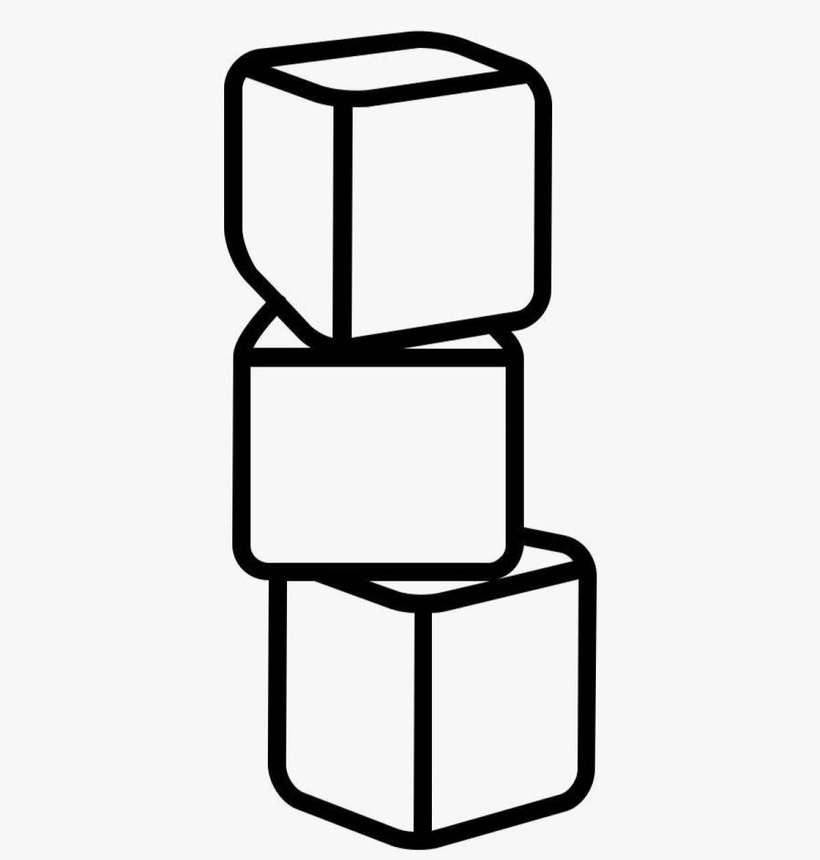
#> input picture harris/Test.jpg, 820 x 860 px, shrunk from 1200 x 1258 before the run
$ python harris.py   (older library calls are emulated)
#> lines starting #> are read from the running program, lines starting #| are printed output that depends on the picture; after the words box and inside, x2 and y2 are one past the last pixel; in counts of white or black regions, pixels touching at a corner belong together
#> the answer given: Test.jpg
#> the answer given: 100
#> the answer given: _cpu.png.png
#> in process_image, original_img is the input picture: shape (860, 820); min 0, max 255, mean 222.9
import cv2
import numpy as np
import cupy as cp
import time

# Функция для вычисления углов методом Харриса
def compute_harris_corners(input_img, corner_thresh):
    # Преобразуем изображение в тип float32
#> called with corner_thresh = 100
    grayscale_img = np.float32(input_img)

    # Градиенты по направлениям X и Y
    gradient_x = cv2.Sobel(grayscale_img, cv2.CV_64F, 1, 0, ksize=3)
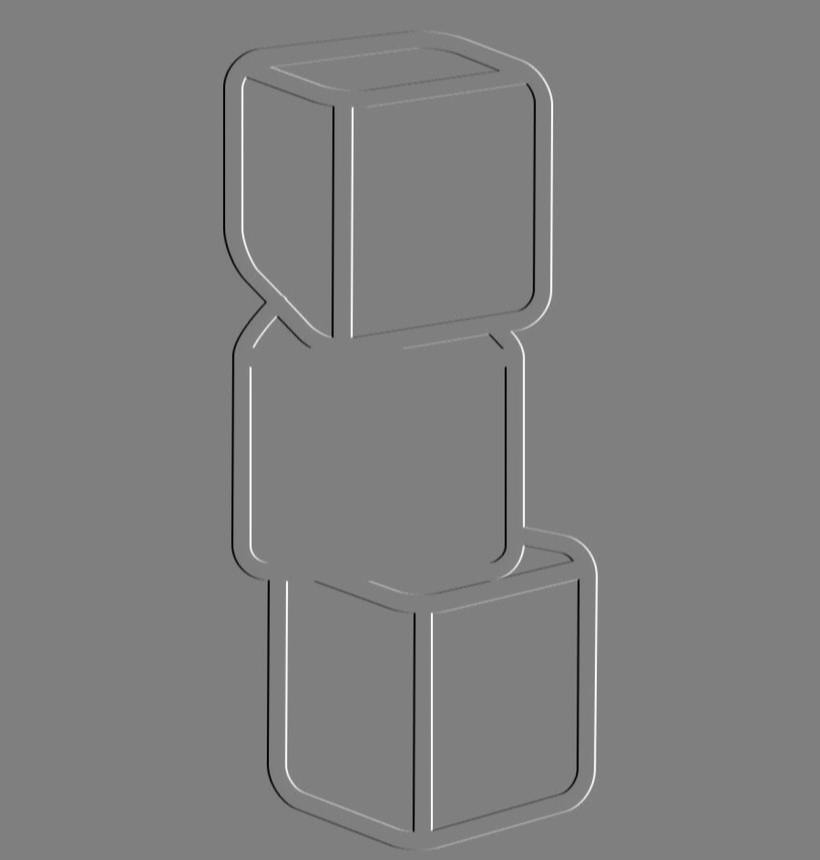
#> gradient_x: shape (860, 820) float64; min -1020, max 1020, mean 0; drawn with min black and max white
    gradient_y = cv2.Sobel(grayscale_img, cv2.CV_64F, 0, 1, ksize=3)

    # Вычисление элементов матрицы
    grad_xx = gradient_x ** 2
    grad_yy = gradient_y ** 2
    grad_xy = gradient_x * gradient_y

    # Применение размытия Гаусса
    grad_xx = cv2.GaussianBlur(grad_xx, (5, 5), sigmaX=1)
    grad_yy = cv2.GaussianBlur(grad_yy, (5, 5), sigmaX=1)
    grad_xy = cv2.GaussianBlur(grad_xy, (5, 5), sigmaX=1)
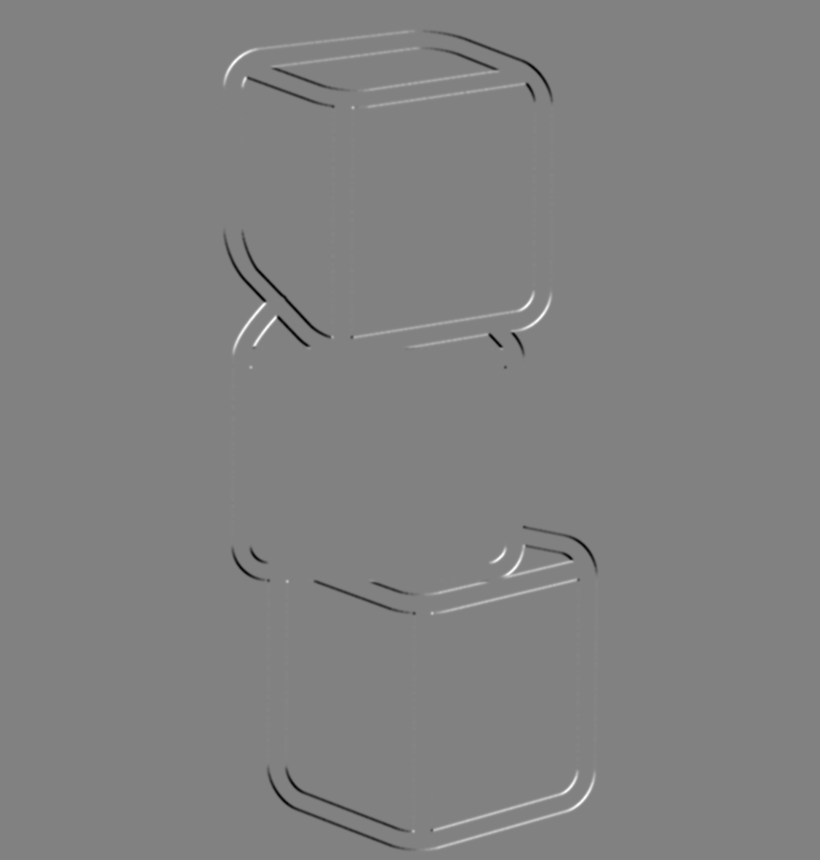
#> grad_xy: shape (860, 820) float64; min -235221.9, max 226632.6, mean -111.7; drawn with min black and max white

    # Вычисление детерминанта и следа матрицы
    determinant = grad_xx * grad_yy - grad_xy ** 2
    trace = grad_xx + grad_yy
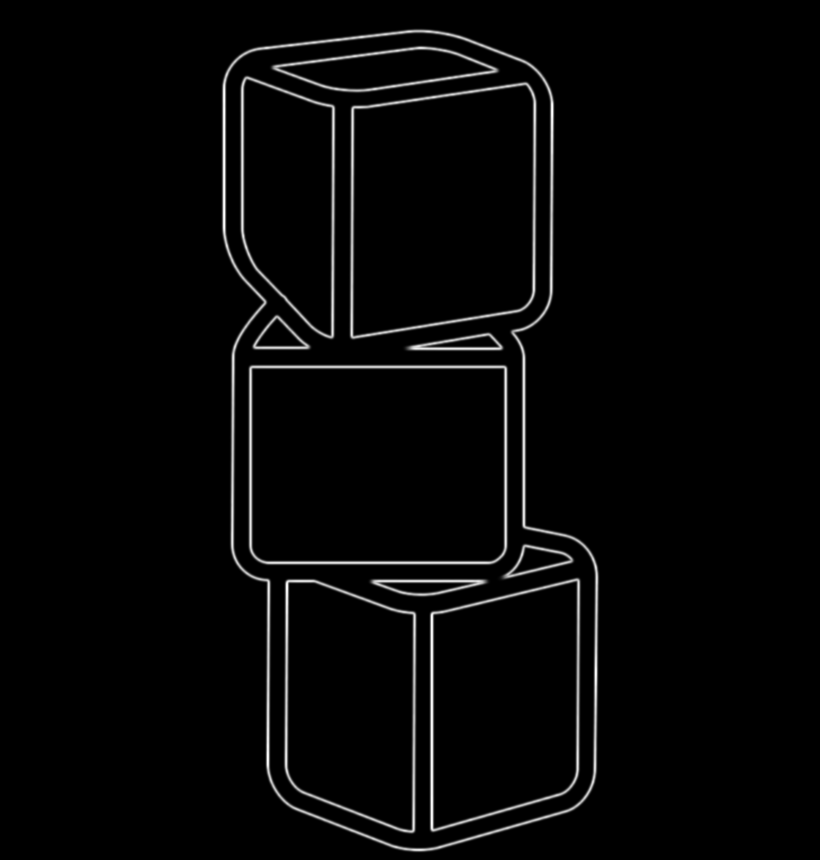
#> trace: shape (860, 820) float64; min 0, max 598590.2, mean 14415.9; drawn with min black and max white
    response = determinant - 0.04 * (trace ** 2)
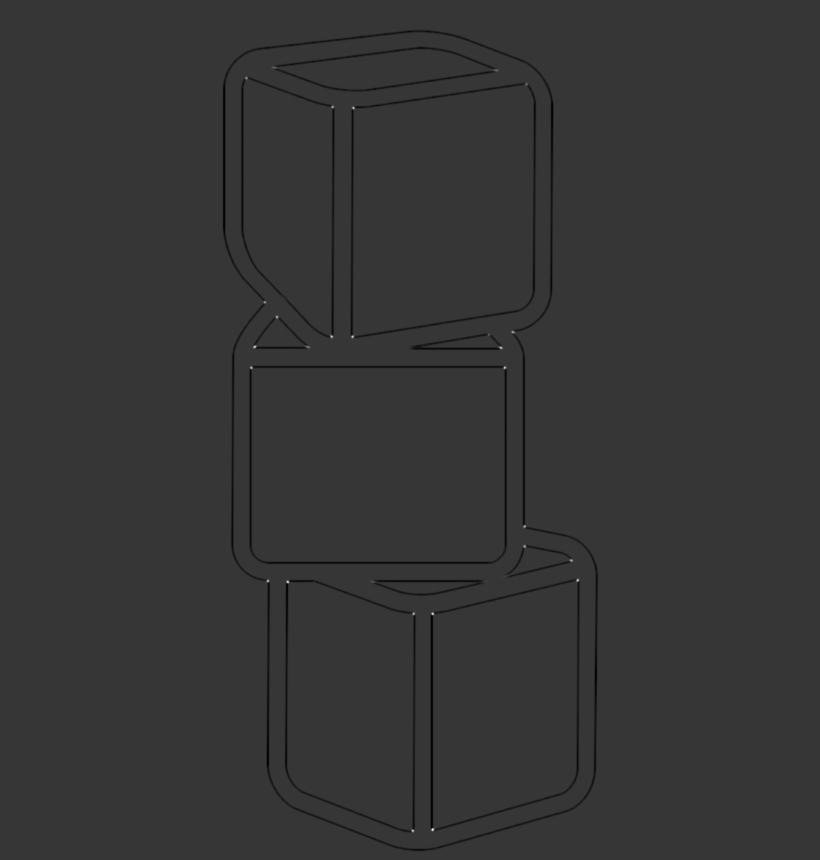
#> response: shape (860, 820) float64; min -1.43e+10, max 5.23e+10, mean -193643489.5; drawn with min black and max white

    # Определение углов
    corner_points = np.zeros_like(response)
    corner_points[response > corner_thresh] = 255

    return corner_points.astype(np.uint8)

def process_image(file_path, threshold_value, output_path):
    # Загружаем исходное изображение
    original_img = cv2.imread(file_path, cv2.IMREAD_GRAYSCALE)

    if original_img is None:
        print("Ошибка: не удалось загрузить изображение. Проверьте путь.")
        return

    # Запуск обработки на CPU
    start_cpu = time.time()
    corners_cpu_result = compute_harris_corners(original_img, threshold_value)
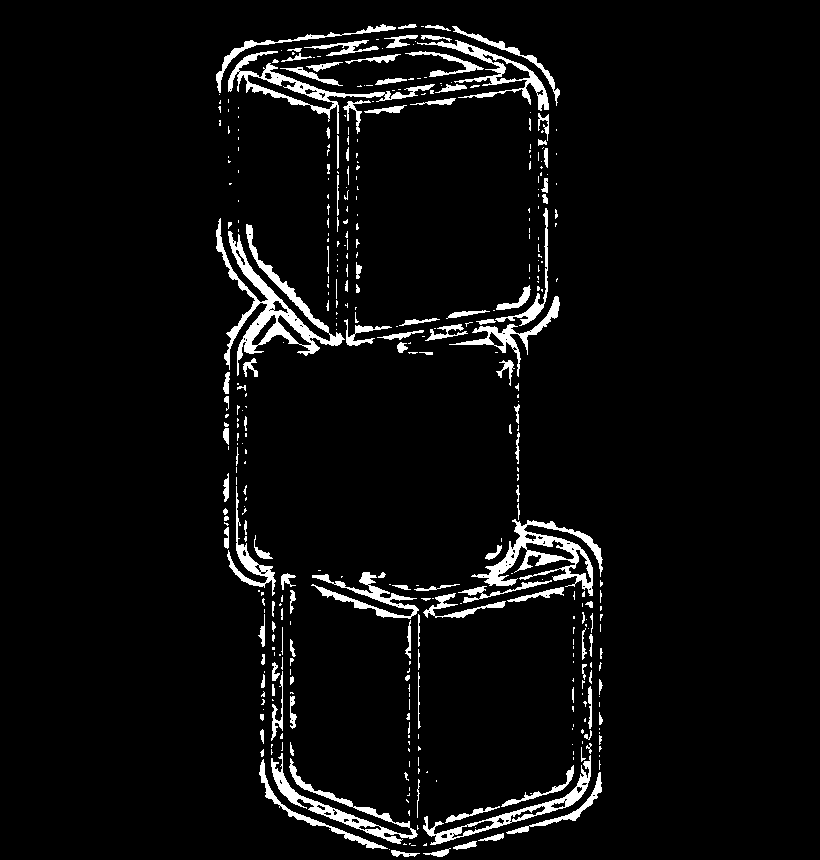
#> corners_cpu_result: shape (860, 820); 4.9% white; 405 white regions (272 under 20 px), largest, box (x1, y1, x2, y2) and area: (216, 218, 345, 376) 4359, (471, 519, 603, 596) 2948, (271, 753, 418, 844) 2197
    cpu_duration = time.time() - start_cpu

    # Рисуем углы на изображении (CPU)
    highlighted_cpu_img = cv2.cvtColor(original_img, cv2.COLOR_GRAY2BGR)
    highlighted_cpu_img[corners_cpu_result > 0] = [0, 0, 255]  # Углы отмечаем красным
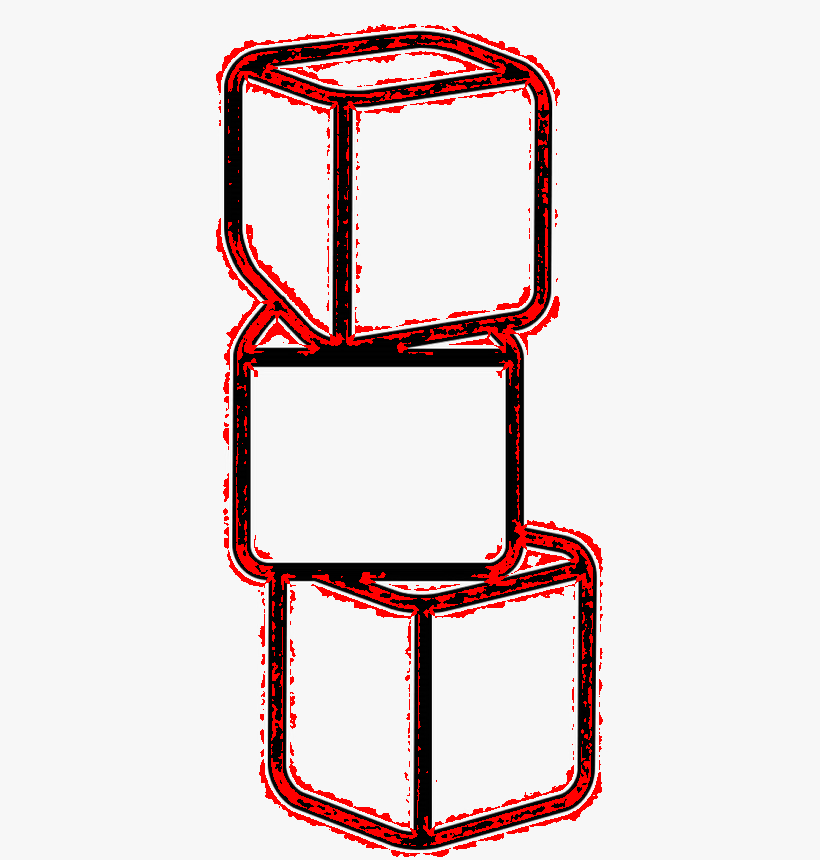
#> highlighted_cpu_img: shape (860, 820, 3); 4.86% of pixels changed, all inside (x1, y1, x2, y2) = (216, 24, 603, 857)

    # Сохраняем результат CPU
    cpu_output_file = output_path + "_cpu.png"
    cv2.imwrite(cpu_output_file, highlighted_cpu_img)

    # Запуск обработки на GPU
    input_gpu = cp.asarray(original_img)
    start_gpu = time.time()
    gpu_corners_result = compute_harris_corners(cp.asnumpy(input_gpu), threshold_value)
    gpu_duration = time.time() - start_gpu

    # Рисуем углы на изображении (GPU)
    highlighted_gpu_img = cv2.cvtColor(original_img, cv2.COLOR_GRAY2BGR)
    highlighted_gpu_img[gpu_corners_result > 0] = [0, 0, 255]  # Углы отмечаем красным

    # Сохраняем результат GPU
    gpu_output_file = output_path + "_gpu.png"
    cv2.imwrite(gpu_output_file, highlighted_gpu_img)

    # Сравниваем результаты
    are_results_equal = np.array_equal(corners_cpu_result, gpu_corners_result)

    # Выводим результаты
    print(f"Время выполнения на CPU: {cpu_duration:.4f} секунд")
    print(f"Время выполнения на GPU: {gpu_duration:.4f} секунд")
    print(f"Результаты совпадают: {'Да' if are_results_equal else 'Нет'}")

if __name__ == "__main__":
    # Считываем параметры от пользователя
    input_image_path = input("Введите путь к исходному изображению: ")
    corner_threshold = float(input("Введите пороговое значение для детекции углов: "))
    result_image_path = input("Введите путь для сохранения результатов: ")

    process_image(input_image_path, corner_threshold, result_image_path)
#> (the call stopped at in process_image, `input_gpu = cp.asarray(original_img)`: cupy is not available in this run)
